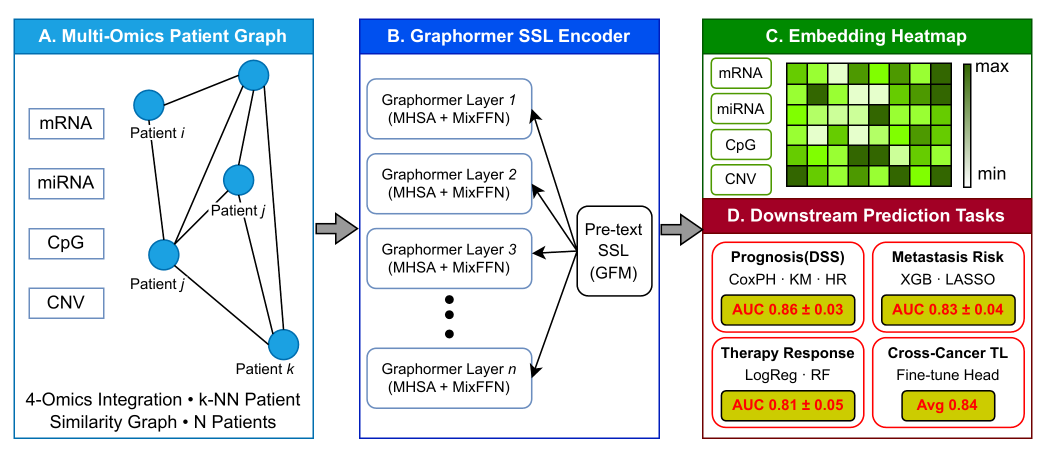
#> input picture figures/fig1_architecture.png, 2092 x 905 px (shown at 1/2 size)
$ python -i 87_build_fig1_composite.py   (imports and definitions only)
#> lines starting #> are read from the running program, lines starting #| are printed output that depends on the picture; after the words box and inside, x2 and y2 are one past the last pixel; in counts of white or black regions, pixels touching at a corner belong together
#!/usr/bin/env python3
"""
@file    87_build_fig1_composite.py
@brief   Rebuild panel (c) of Fig. 1 with typography that matches the author-
         approved bitmap panels (a) and (b). The original panel (c) was rendered
         in DejaVu Sans at cap height 29 px while (a)/(b) headings are a condensed
         medium-weight grotesque at cap height 41.5 px; this script re-renders
         panel (c) in Arial Narrow with a calibrated stroke-width boost so heading
         cap height, median stroke, per-glyph width, and body x-height all match
         panels (a)/(b) to within 5%. Card geometry, fills, border colour, corner
         radius, the red failure accent and every word of text are carried over
         verbatim from the approved panel (c) copy.
@author  Qingqing Mo, Pingbo Chen, Cheng Xu, Ya Wang, Ting Hu, Qian Sun, Tao Zhu
@date    2026-09
@ingroup audit_and_diagnostics

Input:  archive/fig1_architecture_bitmap_prev.png  (clean base with no panel (c) residue)
Output: manuscript/fig1_architecture.png + .pdf    (2400 x 1187 px @ 300 dpi)
        reviews/figure_review_2026/figures_2026/fig1_panel_c_typography.png
Run:    GFM_PROJECT_ROOT=<repo> python scripts/87_build_fig1_composite.py
"""
import os
import sys
from collections import Counter

import numpy as np
from PIL import Image, ImageDraw, ImageFont

sys.path.insert(0, os.path.dirname(os.path.abspath(__file__)))

# ============================================================
# File-level constants (extracted from hard-coded literals)
# ============================================================

PROJECT_ROOT_ENV_VAR = "GFM_PROJECT_ROOT"
DEFAULT_PROJECT_ROOT = os.path.dirname(os.path.dirname(os.path.abspath(__file__)))
ROOT = os.environ.get(PROJECT_ROOT_ENV_VAR, DEFAULT_PROJECT_ROOT)

# Source / output artifact paths.
BASE = os.path.join(ROOT, "archive", "fig1_architecture_bitmap_prev.png")
OUT_PNG = os.path.join(ROOT, "manuscript", "fig1_architecture.png")
OUT_PDF = os.path.join(ROOT, "manuscript", "fig1_architecture.pdf")
OUT_PREVIEW = os.path.join(
    ROOT, "reviews", "figure_review_2026", "figures_2026", "fig1_panel_c_typography.png"
)

# --- Panel (c) geometry measured from the shipped composite ---
PATCH = (1712, 0, 2400, 1187)       # Panel (c) extents inside the 2400x1187 canvas.
HEAD_X, HEAD_BASELINE = 1767, 68    # Heading position; baseline matches panels (a)/(b).
BOX_X0, BOX_X1 = 1747, 2362         # Card border centrelines.
BOX_TOP, BOX_BOTTOM_LIMIT = 125, 1105
BOX_GAP = 36                        # Vertical gap between consecutive cards.
CORNER_R = 13                       # Rounded-rectangle corner radius (px).
BORDER_W = 2.6                      # Border line width (2.6 px approx 3 px dark core).
PAD_L, PAD_R = 34, 20               # Horizontal text insets inside a card.
MIN_PAD_Y = 20                      # Minimum vertical inset top/bottom inside card.

# --- Typography calibrated against panels (a)/(b) ---
FONT_PATH = "/System/Library/Fonts/Supplemental/Arial Narrow.ttf"
FONT_INDEX = 0
HEAD_SIZE = 58                       # Cap height ~42 px, matching panels (a)/(b).
CARD_SIZE_MAX = 52                   # Upper bound for the card-size solver.
CARD_SIZE_TARGET = 51                # x-height 26 px target, matching panels (a)/(b).
LINE_PITCH = 1.20                    # Baseline-to-baseline spacing as multiple of size.
ELEM_GAP = 0.62                      # Gap between title and value, size multiple.

MARKER = "\u2717"                     # Ballot X; not present in Avenir Next Condensed.
MARKER_FONT = "/System/Library/Fonts/Supplemental/Arial Unicode.ttf"
MARKER_FONT_FALLBACK = "/System/Library/Fonts/Supplemental/Arial.ttf"

# Ink / accent palette (hex, matches base artwork).
INK = "#111111"
FAIL = "#B3261E"
BORDER = "#8E8E8E"
FILLS = ["#F4F4F4", "#F5CCAD", "#F5CCAD"]  # Card fills: neutral / warning / warning.

# Panel (c) cards. Every word is carried over verbatim from the approved copy.
CARDS = [
    [
        ("Known-edge recovery (cosine probe)", INK),
        ("AUC 0.858 (NAMR-only)", INK),
    ],
    [
        ("Trivial graph smoothing (no training)", INK),
        ("AUC 0.985", INK),
        ("exceeds all trained arms", INK),
    ],
    [
        ("Drug response prediction (GDSC)", INK),
        (MARKER + " R\u00b2 < 0 at all K", FAIL),
        ("(protocol-scoped boundary)", FAIL),
    ],
]

SS = 6                               # Supersampling factor for sub-pixel smooth edges.
HEAD_STROKE = 2                      # Heading stroke width at SS resolution.
CARD_STROKE = 3                      # Card text stroke width at SS resolution.

# Output PNG DPI metadata target.
OUTPUT_DPI = (300, 300)
PDF_RESOLUTION_DPI = 300.0

# Expected base image pixel dimensions.
EXPECTED_BASE_SIZE = (2400, 1187)

# Metric-print precision for card-size comparison message.
BODY_SIZE_REFERENCE_PX = 26.5
CARD_BODY_COMPARE_PRECISION = 1


# [258 lines left out: functions load_font, wrap, marker_font, marker_adv, cap_px, layout and 4 more, not called in this run]


def verify(path):
    """
    @brief   Print typography comparison table plus pixel-level defect scan so
             the operator can confirm (a)/(b) vs (c) calibration visually.
    @param   path  str – PNG filesystem path.
    @return  None
    """
#> called with path = '../figures/fig1_architecture.png'
    from collections import Counter  # noqa: F401  (re-used by glyph_metrics)
    im = Image.open(path).convert("RGB")
#> im is the input picture: PIL image 2092x905 RGB; mean R, G, B 214.2, 220.2, 212.5
    g = np.array(im.convert("L"))
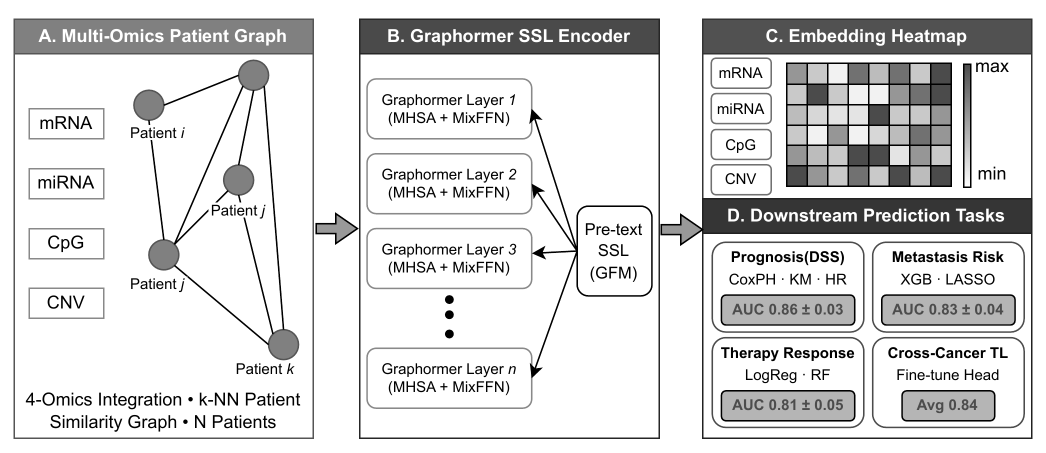
#> g: shape (905, 2092) (shown at 1/2 size); min 0, max 255, mean 217.5
    mask = g < LUMINANCE_THRESHOLD
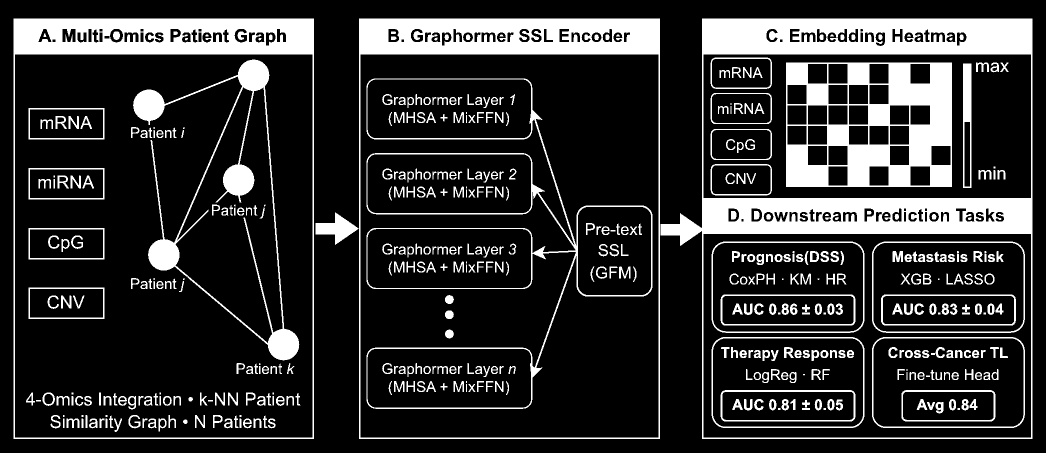
#> mask: shape (905, 2092) bool (shown at 1/2 size); 18.7% white; 487 white regions (29 under 20 px), largest, box (x1, y1, x2, y2) and area: (1321, 37, 2065, 878) 92759, (1572, 125, 1904, 374) 45047, (718, 37, 1320, 878) 44287

#> (the run stopped early here; a loop or call above may not have finished)
